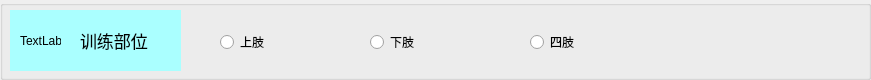
  <widget class="QGroupBox" name="groupBox">
   <property name="geometry">
    <rect>
     <x>40</x>
     <y>30</y>
     <width>871</width>
     <height>80</height>
    </rect>
   </property>
   <property name="title">
    <string/>
   </property>
   <widget class="QWidget" name="widget" native="true">
    <property name="geometry">
     <rect>
      <x>10</x>
      <y>10</y>
      <width>171</width>
      <height>61</height>
     </rect>
    </property>
    <property name="styleSheet">
     <string notr="true">background-color: rgb(170, 255, 255);</string>
    </property>
    <widget class="QLabel" name="label">
     <property name="geometry">
      <rect>
       <x>10</x>
       <y>10</y>
       <width>41</width>
       <height>41</height>
      </rect>
     </property>
     <property name="text">
      <string>TextLabel</string>
     </property>
    </widget>
    <widget class="QLabel" name="label_2">
     <property name="geometry">
      <rect>
       <x>70</x>
       <y>10</y>
       <width>101</width>
       <height>41</height>
      </rect>
     </property>
     <property name="font">
      <font>
       <family>黑体</family>
       <pointsize>13</pointsize>
      </font>
     </property>
     <property name="text">
      <string>训练部位</string>
     </property>
    </widget>
   </widget>
   <widget class="QRadioButton" name="upLimp_RadioButton">
    <property name="geometry">
     <rect>
      <x>220</x>
      <y>30</y>
      <width>101</width>
      <height>24</height>
     </rect>
    </property>
    <property name="text">
     <string>上肢</string>
    </property>
   </widget>
   <widget class="QRadioButton" name="downLimp_RadioButton">
    <property name="geometry">
     <rect>
      <x>370</x>
      <y>30</y>
      <width>101</width>
      <height>24</height>
     </rect>
    </property>
    <property name="text">
     <string>下肢</string>
    </property>
   </widget>
   <widget class="QRadioButton" name="upDownLimp_RadioButton">
    <property name="geometry">
     <rect>
      <x>530</x>
      <y>30</y>
      <width>101</width>
      <height>24</height>
     </rect>
    </property>
    <property name="text">
     <string>四肢</string>
    </property>
   </widget>
  </widget>
